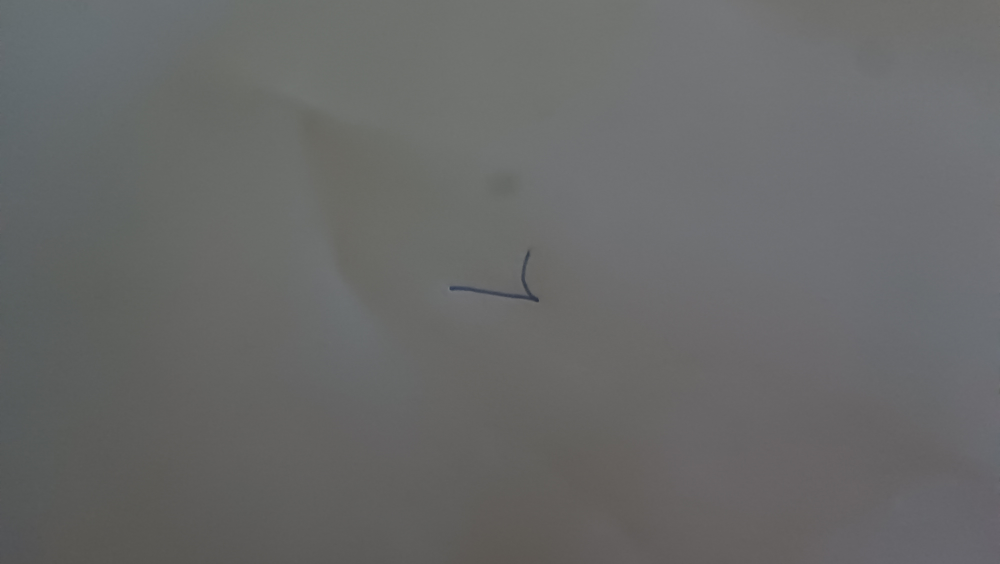
#> input picture uploads/IMG_20250428_030913.jpg, 4000 x 2256 px (shown at 1/4 size); its folder holds only this picture in this run
$ python -i preprocess.py   (imports and definitions only)
#> lines starting #> are read from the running program, lines starting #| are printed output that depends on the picture; after the words box and inside, x2 and y2 are one past the last pixel; in counts of white or black regions, pixels touching at a corner belong together
# preprocess.py – versión in‑memory
import base64
from io import BytesIO
from typing import Union

import cv2
import numpy as np
from PIL import Image, ImageOps

TARGET_SIZE = 28
EMPTY_TOL   = 0.01           # <1 % píxeles → se considera “vacío”


# ───────────────── utilidades ──────────────────
def _is_empty(img: np.ndarray) -> bool:
    """True si la imagen binaria está (casi) vacía."""
    return np.count_nonzero(img) / img.size < EMPTY_TOL


def to_base64(img28x28: np.ndarray) -> str:
    """Convierte la imagen 28×28 uint8 a <img src="data:...">."""
    pil = Image.fromarray(img28x28)        # modo “L”
    buf = BytesIO()
    pil.save(buf, format="PNG")
    return base64.b64encode(buf.getvalue()).decode()


# ───────────── preprocesado principal ───────────
def preprocess_image(
    img_or_path: Union[str, Image.Image],
    *,
    return_img: bool = False
):
    """
    Recibe una ruta **o** un objeto PIL.Image y devuelve la imagen
    normalizada (1,28,28,1).  Opciónally, devuelve también la 28×28 uint8.
    """
#> called with img_or_path = 'uploads/IMG_20250428_030913.jpg', return_img = False
    # 1. abrir imagen ----------------------------------------------------------
    if isinstance(img_or_path, Image.Image):
        pil = img_or_path.convert("RGB")
    elif isinstance(img_or_path, str):
        pil = Image.open(img_or_path).convert("RGB")
#> pil is the input picture: PIL image 4000x2256 RGB; mean R, G, B 103.8, 104.5, 104.1
    else:
        raise TypeError("preprocess_image: espera ruta str o PIL.Image")

    gray = np.array(ImageOps.grayscale(pil))

    # 2. realce local de contraste (CLAHE) -------------------------------------
    clahe = cv2.createCLAHE(clipLimit=2.0, tileGridSize=(8, 8))
    gray  = clahe.apply(gray)

    # 3. binarización Otsu global ---------------------------------------------
    _, bin_img = cv2.threshold(
        gray, 0, 255,
        cv2.THRESH_BINARY_INV + cv2.THRESH_OTSU
    )
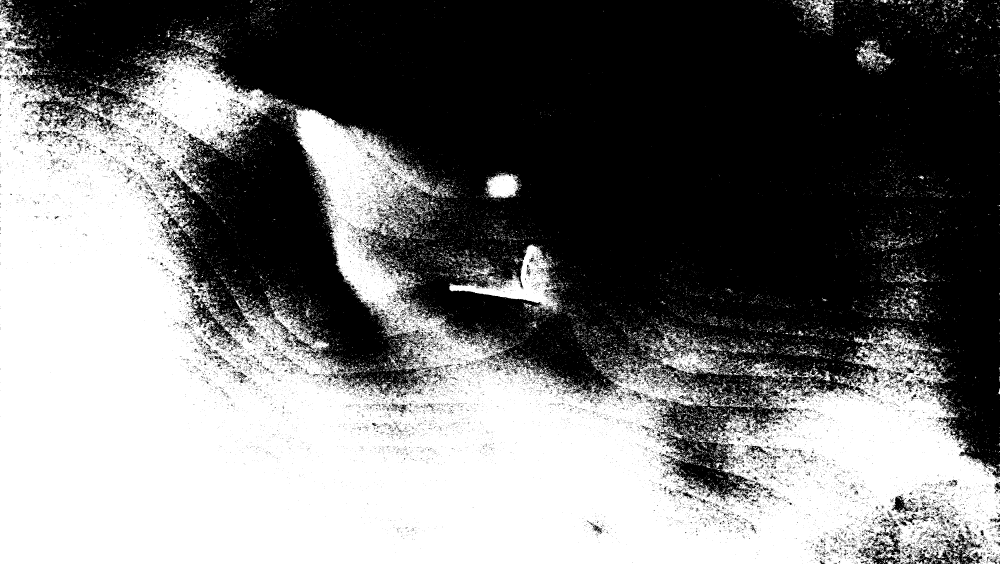
#> bin_img: shape (2256, 4000) (shown at 1/4 size); 46.1% white; 28132 white regions (26503 under 20 px), largest, box (x1, y1, x2, y2) and area: (0, 35, 4000, 2256) 3885896, (1797, 977, 2236, 1256) 33154, (2624, 1326, 2880, 1501) 15253

    # 4. adaptativo si quedó vacía --------------------------------------------
    if _is_empty(bin_img):
        bin_img = cv2.adaptiveThreshold(
            gray, 255,
            cv2.ADAPTIVE_THRESH_GAUSSIAN_C,
            cv2.THRESH_BINARY_INV,
            blockSize=11, C=2
        )

    # 5. umbral fijo si aún vacía ---------------------------------------------
    if _is_empty(bin_img):
        _, bin_img = cv2.threshold(gray, 140, 255, cv2.THRESH_BINARY_INV)

    # 6. resize + normalizar ---------------------------------------------------
    resized = cv2.resize(
        bin_img, (TARGET_SIZE, TARGET_SIZE),
        interpolation=cv2.INTER_AREA
    )
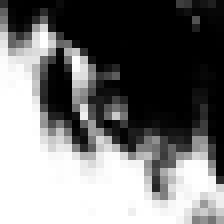
#> resized: shape (28, 28) (shown 8 times larger); min 0, max 255, mean 117.7
    norm = resized.astype("float32") / 255.0
    norm = norm.reshape(1, TARGET_SIZE, TARGET_SIZE, 1)

    return (norm, resized) if return_img else norm

>>> result = preprocess_image('uploads/IMG_20250428_030913.jpg')

$ run again, on uploads/IMG_20250428_040551.jpg
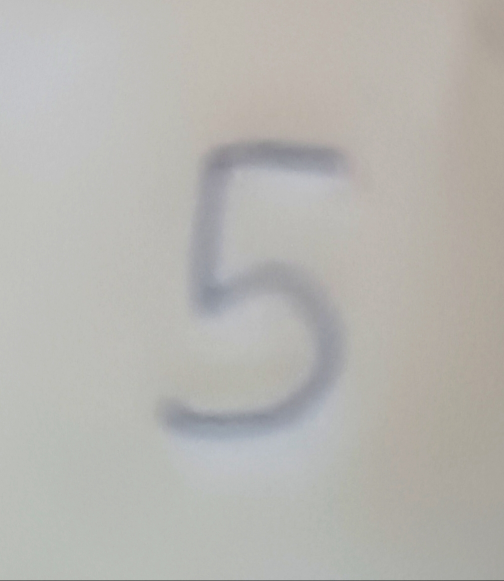
#> input picture uploads/IMG_20250428_040551.jpg, 1008 x 1161 px (shown at 1/2 size)
#> in preprocess_image, pil is the input picture: PIL image 1008x1161 RGB; mean R, G, B 182.8, 181.3, 176.8
#> in preprocess_image, `_, bin_img = cv2.threshold( gray, 0, 255, cv2.THRESH_BINARY_INV + cv2...`:
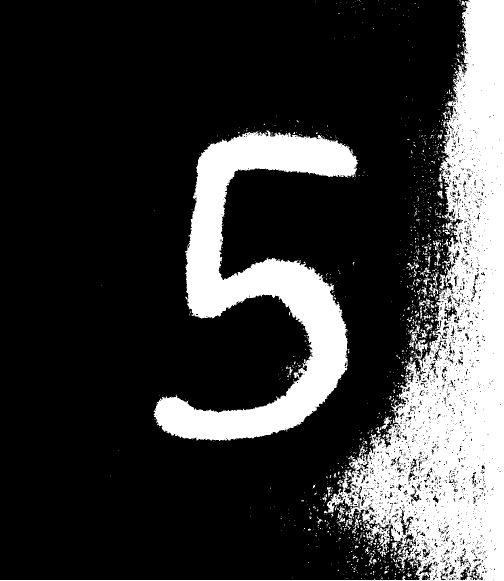
#> bin_img: shape (1161, 1008) (shown at 1/2 size); 23.2% white; 1341 white regions (1254 under 20 px), largest, box (x1, y1, x2, y2) and area: (0, 0, 1008, 1161) 172882, (307, 261, 716, 882) 89792, (816, 640, 842, 683) 285
#> in preprocess_image, `resized = cv2.resize( bin_img, (TARGET_SIZE, TARGET_SIZE), interpolati..`:
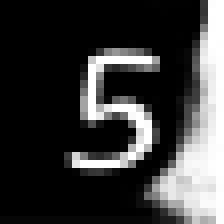
#> resized: shape (28, 28) (shown 8 times larger); min 0, max 255, mean 59.2

$ run again, on uploads/IMG_20250428_040848.jpg
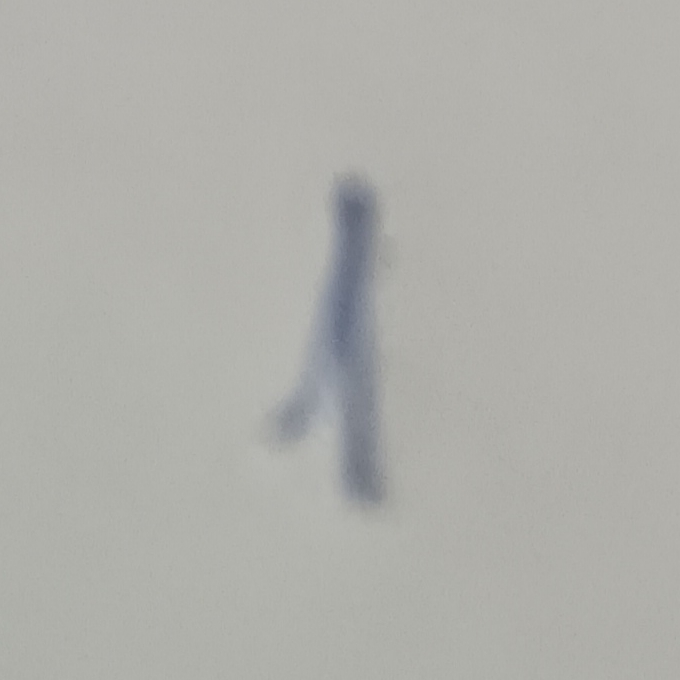
#> input picture uploads/IMG_20250428_040848.jpg, 680 x 680 px
#> in preprocess_image, pil is the input picture: PIL image 680x680 RGB; mean R, G, B 175.5, 175.5, 170.8
#> in preprocess_image, `_, bin_img = cv2.threshold( gray, 0, 255, cv2.THRESH_BINARY_INV + cv2...`:
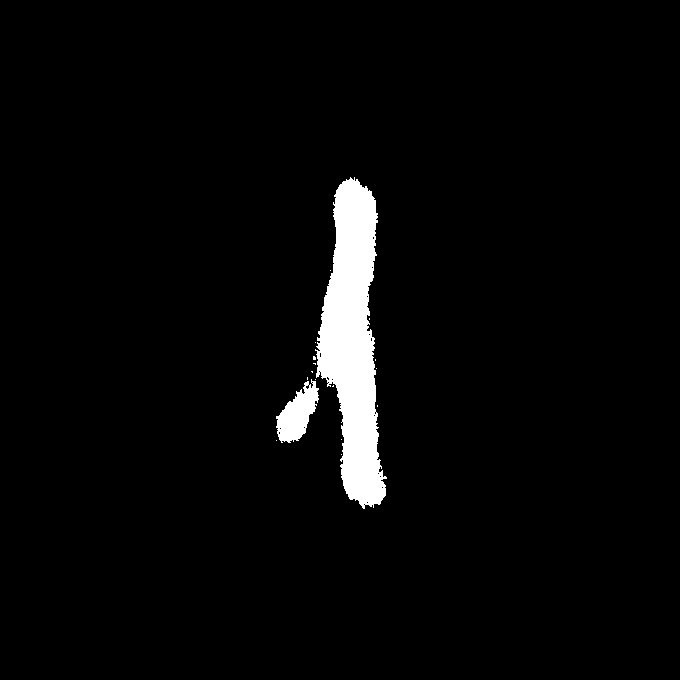
#> bin_img: shape (680, 680); 3.3% white; 17 white regions (15 under 20 px), largest, box (x1, y1, x2, y2) and area: (315, 177, 387, 509) 13581, (276, 379, 319, 443) 1488
#> in preprocess_image, `resized = cv2.resize( bin_img, (TARGET_SIZE, TARGET_SIZE), interpolati..`:
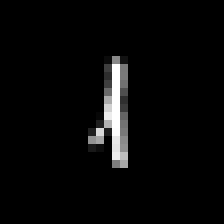
#> resized: shape (28, 28) (shown 8 times larger); min 0, max 255, mean 8.3
